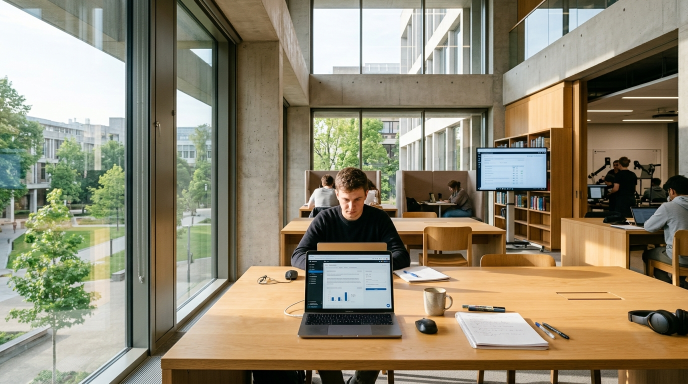
#> input picture src/assets/images/hero_exam_workspace_1794574130760.jpg, 1376 x 768 px (shown at 1/2 size)
$ python -i image_processor.py   (imports and definitions only)
#> lines starting #> are read from the running program, lines starting #| are printed output that depends on the picture
#> in optimize_image, img is the input picture: PIL image 1376x768 RGB; mean R, G, B 143.8, 135.8, 113.5
"""
ExamPulse-AI Image Standardization & Optimization Engine
- Converts PNG/JPG/JPEG/BMP screenshots into ultra-compact, high-clarity WebP.
- Auto-trims unnecessary white borders/margins.
- Enforces optimal dimensions and aspect ratios for Question, Option, and Solution diagrams.
- Guarantees 2x Retina clarity while keeping file sizes between 20 KB and 80 KB.
- Integrates directly with Cloudflare R2 via scripts/r2_storage.py.
"""

import io
import os
from pathlib import Path
from typing import Optional, Tuple, Union
from PIL import Image, ImageChops, ImageOps

# Image Profile Presets (Targeting 2x Retina crispness on modern displays)
PROFILES = {
    "question": {
        "max_width": 1000,
        "max_height": 600,
        "quality": 85,
        "description": "Question body figures (circuits, anatomy, charts)"
    },
    "option": {
        "max_width": 450,
        "max_height": 250,
        "quality": 85,
        "description": "Option A, B, C, D visual choices (chemical structures, small graphs)"
    },
    "solution": {
        "max_width": 1200,
        "max_height": 1600,
        "quality": 82,
        "description": "Detailed solution derivations, scanned proof steps"
    }
}


def auto_trim_whitespace(image: Image.Image, padding: int = 12) -> Image.Image:
    """
    Detects and crops out empty white/light borders from screenshots.
    Adds a subtle uniform padding so text/diagram isn't touching the edge.
    """
#> called with padding = 12
    # Ensure RGB
    bg_image = image.convert("RGB")
    # Invert to find non-white bounding box
    inverted = ImageOps.invert(bg_image)
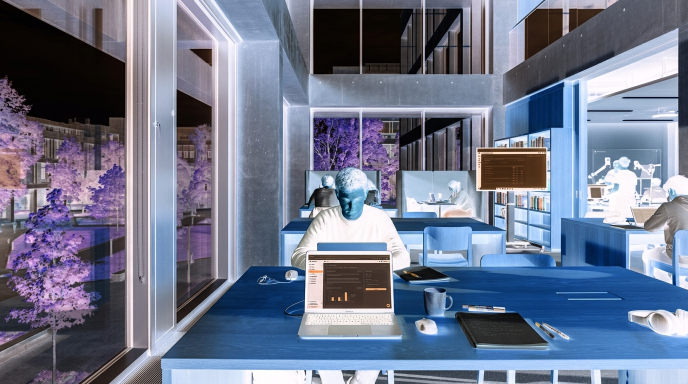
#> inverted: PIL image 1376x768 RGB (shown at 1/2 size); mean R, G, B 111.2, 119.2, 141.5
    bbox = inverted.getbbox()
#> bbox = (0, 0, 1376, 768)

    if bbox:
        left, top, right, bottom = bbox
#> left = 0; top = 0; right = 1376; bottom = 768
        width, height = image.size
#> width = 1376; height = 768
        # Apply padding safely
        crop_box = (
            max(0, left - padding),
            max(0, top - padding),
            min(width, right + padding),
            min(height, bottom + padding),
        )
#> crop_box = (0, 0, 1376, 768)
        return image.crop(crop_box)
    return image


def optimize_image(
    input_source: Union[str, Path, bytes, Image.Image],
    profile: str = "question",
    custom_max_width: Optional[int] = None,
    custom_max_height: Optional[int] = None,
) -> Tuple[bytes, dict]:
    """
    Processes and converts any screenshot/image into optimized WebP.
    Returns: (webp_bytes, metadata_dict)
    """
    preset = PROFILES.get(profile, PROFILES["question"])
    max_w = custom_max_width or preset["max_width"]
    max_h = custom_max_height or preset["max_height"]
    quality = preset["quality"]

    # Load image from path, bytes, or existing PIL Image
    if isinstance(input_source, (str, Path)):
        img = Image.open(input_source)
    elif isinstance(input_source, bytes):
        img = Image.open(io.BytesIO(input_source))
    elif isinstance(input_source, Image.Image):
        img = input_source.copy()
    else:
        raise ValueError("Unsupported input source type")

    # 1. Convert palette/CMYK to RGB/RGBA
    if img.mode in ("P", "CMYK"):
        img = img.convert("RGBA" if "transparency" in img.info else "RGB")

    # 2. Trim useless white margins
    img = auto_trim_whitespace(img)

    # 3. Resize proportionally if exceeding maximum bounds (Lanczos anti-aliasing)
    orig_w, orig_h = img.size
#> orig_w = 1376; orig_h = 768
    ratio = min(max_w / orig_w, max_h / orig_h)
#> ratio = 0.727

    if ratio < 1.0:
        new_w = int(orig_w * ratio)
#> new_w = 1000
        new_h = int(orig_h * ratio)
#> new_h = 558
        img = img.resize((new_w, new_h), Image.Resampling.LANCZOS)
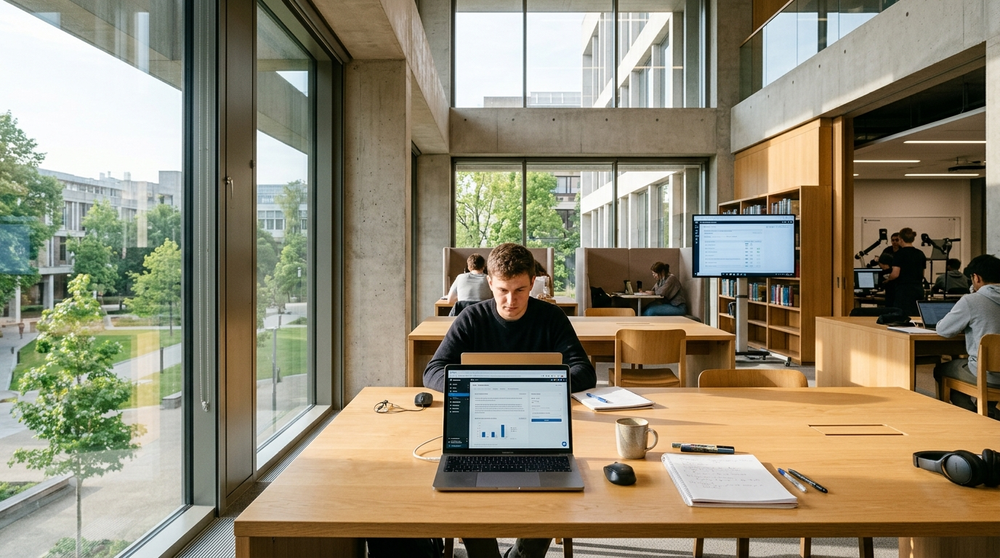
#> img: PIL image 1000x558 RGB; mean R, G, B 143.9, 135.8, 113.5
    else:
        new_w, new_h = orig_w, orig_h

    # 4. Save to optimized WebP in memory
    output_buffer = io.BytesIO()
    save_kwargs = {
        "format": "WEBP",
        "quality": quality,
        "method": 6,  # Maximum compression effort
    }

    # If image has alpha channel and is purely opaque, flatten to RGB for smaller size
    if img.mode == "RGBA":
        # Check if alpha is actually used
        alpha = img.split()[-1]
        if alpha.getextrema() == (255, 255):
            img = img.convert("RGB")

    img.save(output_buffer, **save_kwargs)
    webp_bytes = output_buffer.getvalue()

    metadata = {
        "original_dimensions": (orig_w, orig_h),
        "optimized_dimensions": (new_w, new_h),
        "aspect_ratio": round(new_w / new_h, 3) if new_h > 0 else 1.0,
        "size_kb": round(len(webp_bytes) / 1024, 2),
        "profile": profile,
        "format": "WEBP",
    }

    return webp_bytes, metadata


def process_and_upload(
    input_source: Union[str, Path, bytes, Image.Image],
    remote_key: str,
    profile: str = "question",
) -> dict:
    """
    Standardizes the image, uploads directly to Cloudflare R2, and returns
    its CDN URL and metadata.
    """
    from scripts.r2_storage import upload_bytes

    webp_bytes, meta = optimize_image(input_source, profile=profile)
    # Ensure remote key ends with .webp
    if not remote_key.endswith(".webp"):
        remote_key = f"{Path(remote_key).stem}.webp"

    cdn_url = upload_bytes(
        data=webp_bytes,
        remote_key=remote_key,
        content_type="image/webp",
        cache_control="public, max-age=31536000, immutable"
    )

    meta["cdn_url"] = cdn_url
    meta["remote_key"] = remote_key
    return meta


# [17 lines not run here, left out]

>>> result = optimize_image('../src/assets/images/hero_exam_workspace_1794574130760.jpg')
